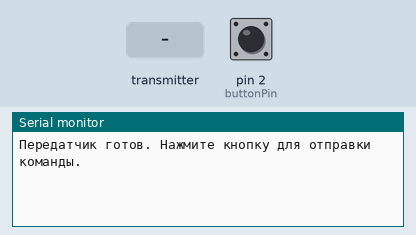
This sketch was run on a simulated Arduino Uno, built with avr-gcc and run on an emulated ATmega328P. Parts: the last lines printed to the serial monitor. The inputs (shaded band) are chosen by the test bench; at power-on: pin 2 (buttonPin) HIGH. No radio packets arrive unless stated.

Above: at 1.2 s.
1.3 s: pin 2 (buttonPin) pulled LOW for 0.15 s
At 2.0 s:
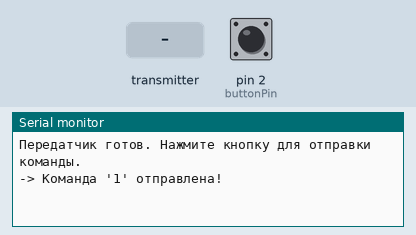
2.9 s: the transmitter starts sending servo1_angle = 0
At 2.97 s:
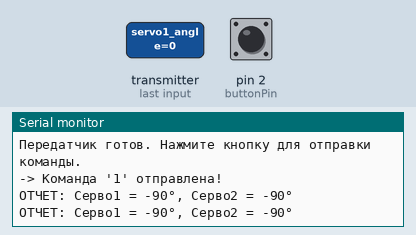
4.8 s: the transmitter starts sending servo2_angle = 90
At 4.93 s:
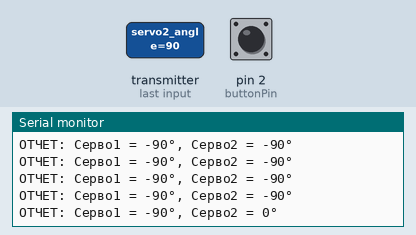
7.8 s: the transmitter starts sending servo1_angle = 90
At 7.91 s:
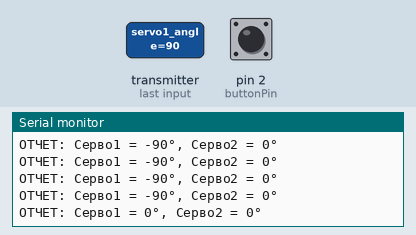
10.8 s: pin 2 (buttonPin) pulled LOW for 1 s
At 10.93 s:
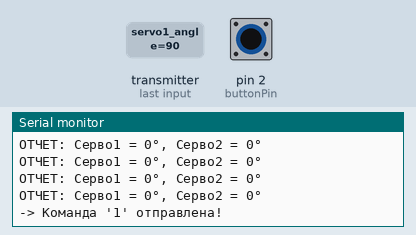
14.8 s: the transmitter starts sending servo2_angle = 0
At 18.76 s:
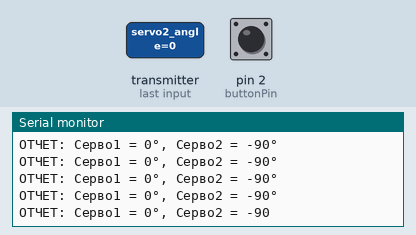

The sketch:

comander.ino
```cpp
#include <SPI.h>
#include <RF24.h>

// --- Настройки радиомодуля ---
RF24 radio(9, 10); // CE, CSN
const byte addressTX[6] = "PIPE1"; // Адрес для отправки
const byte addressRX[6] = "PIPE2"; // Адрес для приема отчетов

// --- Пины ---
const int buttonPin = 2;

// --- Состояние ---
int lastButtonState = HIGH;
byte commandCounter = 1; // Счётчик для команд (1, 2, 3, 4)

// Структура для приема отчета (остается без изменений)
struct FeedbackPacket {
  byte servo1_angle;
  byte servo2_angle;
};

void setup() {
  Serial.begin(9600);
  pinMode(buttonPin, INPUT_PULLUP);

  if (!radio.begin()) {
    Serial.println("Ошибка: Модуль NRF24L01 не отвечает!");
    while (1) {}
  }
  radio.setPALevel(RF24_PA_MIN); // Минимальная мощность
  radio.setDataRate(RF24_250KBPS); // Самая низкая скорость (самая высокая дальнобойность и стабильность)
  // Настройка двусторонней связи
  radio.openWritingPipe(addressTX);
  radio.openReadingPipe(1, addressRX);
  radio.setPALevel(RF24_PA_MIN);

  radio.startListening(); // Начинаем слушать эфир
  Serial.println("Передатчик готов. Нажмите кнопку для отправки команды.");
}

void loop() {
  // --- ЧАСТЬ 1: ПРИЕМ ОТЧЕТОВ ОТ ПРИЕМНИКА ---
  if (radio.available()) {
    FeedbackPacket feedback;
    radio.read(&feedback, sizeof(FeedbackPacket));
    Serial.print("ОТЧЕТ: Серво1 = ");
    Serial.print(int(feedback.servo1_angle)-90);
    Serial.print("°, Серво2 = ");
    Serial.print(int(feedback.servo2_angle)-90);
    Serial.println("°");
  }

  // --- ЧАСТЬ 2: ОТПРАВКА КОМАНДЫ ПО НАЖАТИЮ КНОПКИ ---
  int currentButtonState = digitalRead(buttonPin);

  // Проверяем, что кнопка была нажата (переход из HIGH в LOW)
  if (lastButtonState == HIGH && currentButtonState == LOW) {
    delay(50); // Небольшая задержка для защиты от дребезга контактов

    radio.stopListening(); // Прекращаем слушать для отправки данных
    radio.write(&commandCounter, sizeof(commandCounter)); // Отправляем текущий номер команды
    radio.startListening(); // Сразу же возобновляем прослушивание

    Serial.print("-> Команда '");
    Serial.print(commandCounter);
    Serial.println("' отправлена!");

    // // Увеличиваем счётчик для следующего нажатия
    // commandCounter++;
    // if (commandCounter > 4) {
    //   commandCounter = 1; // Сбрасываем на 1, если достигли 5
    // }
  }

  lastButtonState = currentButtonState; // Обновляем состояние кнопки
}
```

Measured:
- after the input at 1.3 s, the serial monitor: prints a new line after 0.05 s (image 1)
- after the input at 2.9 s, the serial monitor: prints a new line at once (image 2)
- after the input at 4.8 s, the serial monitor: prints a new line after 0.12 s (image 3)
- after the input at 7.8 s, the serial monitor: prints a new line after 0.10 s (image 4)
- after the input at 10.8 s, the serial monitor: prints a new line after 0.11 s (image 5)
- after the input at 14.8 s, the serial monitor: prints a new line after 0.11 s (image 6)
